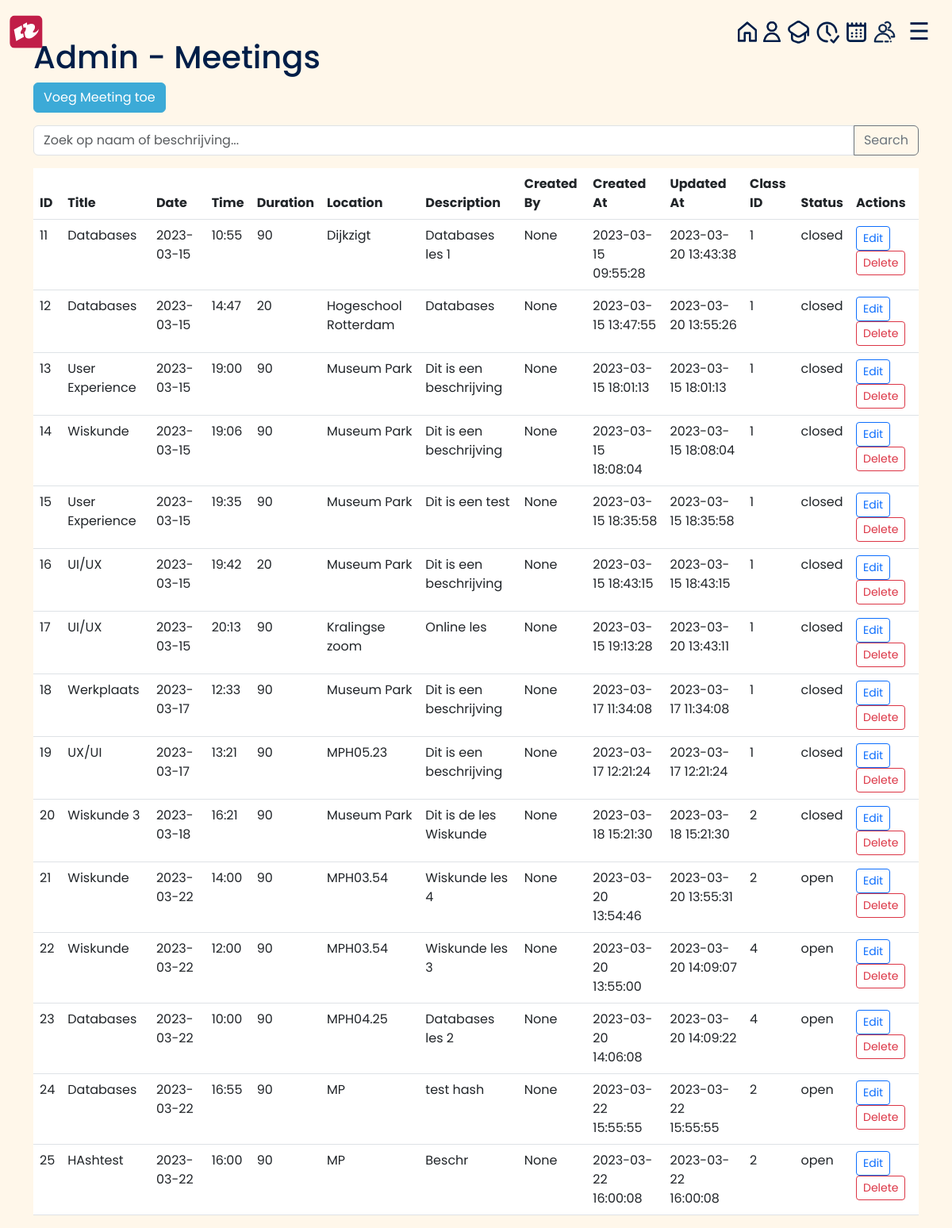
Screenshot of /admin/meetings (signed in) with the database file from the repository.
### tables this page shows
CREATE TABLE Meeting
                    (Meeting_id INTEGER PRIMARY KEY,
                    Meeting_title TEXT,
                    Meeting_date DATE,
                    Meeting_time TIME,
                    Meeting_duration INTEGER,
                    Meeting_location TEXT,
                    Meeting_description TEXT,
                    Created_by TEXT,
                    Created_at TIMESTAMP DEFAULT CURRENT_TIMESTAMP,
                    Updated_at TIMESTAMP DEFAULT CURRENT_TIMESTAMP, class_id INTEGER REFERENCES Class(class_id), meeting_status TEXT, Question TEXT);

### lib/admin_routes.py (the view)
@admin.route('/admin/meetings', methods=['GET'])
def admin_meetings():
    if 'admin_logged_in' in session:
        c.execute("SELECT * FROM Meeting")
        meetings = c.fetchall()
        return render_template('admin/admin_meetings.html', meetings=meetings)
    else:
        return redirect(url_for('index'))

### templates/admin/admin_meetings.html (shortened to what this page needs)
{% extends 'base5.html' %}
{% block content %}
<head>
    <link href="https://cdn.jsdelivr.net/npm/bootstrap@5.3.0-alpha1/dist/css/bootstrap.min.css" rel="stylesheet">
    <link rel="stylesheet" href="{{ url_for('static', filename='/admin_dashboard.css') }}">
</head>
    <h1>Admin - Meetings</h1>
    <a href="/admin/meetings/add" class="btn btn-primary mb-3">Voeg Meeting toe</a>
    <div class="input-group mb-3">
        <input type="text" id="search-input" class="form-control" placeholder="Zoek op naam of beschrijving...">
        <button class="btn btn-outline-secondary" type="button" id="search-button">Search</button>
    </div>
    <table class="table table-hover "id="meeting-table">
        <thead>
            <tr>
                <th>ID</th>
                <th>Title</th>
                <th>Date</th>
                <th>Time</th>
                <th>Duration</th>
                <th>Location</th>
                <th>Description</th>
                <th>Created By</th>
                <th>Created At</th>
                <th>Updated At</th>
                <th>Class ID</th>
                <th>Status</th>
                <th>Actions</th>
            </tr>
        </thead>
        <tbody>
            {% for meeting in meetings %}
            <tr>
                <td>{{ meeting[0] }}</td>
                <td>{{ meeting[1] }}</td>
                <td>{{ meeting[2] }}</td>
                <td>{{ meeting[3] }}</td>
                <td>{{ meeting[4] }}</td>
                <td>{{ meeting[5] }}</td>
                <td>{{ meeting[6] }}</td>
                <td>{{ meeting[7] }}</td>
                <td>{{ meeting[8] }}</td>
                <td>{{ meeting[9] }}</td>
                <td>{{ meeting[10] }}</td>
                <td>{{ meeting[11] }}</td>
                <td>
                    <a href="/admin/meetings/update/{{ meeting[0] }}" class="btn btn-outline-primary btn-sm me-2">Edit</a>
                    <form action="/admin/meetings/delete" method="post" class="d-inline">
                        <button type="submit" class="btn btn-outline-danger btn-sm">Delete</button>
                    </form>
                </td>
            </tr>
            {% endfor %}
        </tbody>
    </table>
{% endblock %}

### static/admin_dashboard.css (style rules this page uses)
* { -webkit-font-smoothing: antialiased; }
html { font-family: "Poppins", sans-serif; }
body { background-color: #fff7ea; font-family: "Poppins", sans-serif; color: #001e48; transition: background-color .5s; }
.btn-primary { background-color: #3caad7; border-color: #3caad7; }

### rows the page displays
Meeting: Meeting_id "11", Meeting_title "Databases", Meeting_date "2023-03-15", Meeting_time "10:55", Meeting_duration "90", Meeting_location "Dijkzigt", Meeting_description "Databases les 1", meeting "None", Created_at "2023-03-15 09:55:28", Updated_at "2023-03-20 13:43:38", class "1", meeting_status "closed"
Meeting: Meeting_id "12", Meeting_title "Databases", Meeting_date "2023-03-15", Meeting_time "14:47", Meeting_duration "20", Meeting_location "Hogeschool Rotterdam", Meeting_description "Databases", Question "None", Created_at "2023-03-15 13:47:55", Updated_at "2023-03-20 13:55:26", class "1", meeting_status "closed"
Meeting: Meeting_id "13", Meeting_title "User Experience", Meeting_date "2023-03-15", Meeting_time "19:00", Meeting_duration "90", Meeting_location "Museum Park", Meeting_description "Dit is een beschrijving", meeting "None", Created_at "2023-03-15 18:01:13", Updated_at "2023-03-15 18:01:13", class "1", meeting_status "closed"
Meeting: Meeting_id "14", Meeting_title "Wiskunde", Meeting_date "2023-03-15", Meeting_time "19:06", Meeting_duration "90", Meeting_location "Museum Park", Meeting_description "Dit is een beschrijving", meeting "None", Created_at "2023-03-15 18:08:04", Updated_at "2023-03-15 18:08:04", class "1", meeting_status "closed"
Meeting: Meeting_id "15", Meeting_title "User Experience", Meeting_date "2023-03-15", Meeting_time "19:35", Meeting_duration "90", Meeting_location "Museum Park", Meeting_description "Dit is een test", meeting "None", Created_at "2023-03-15 18:35:58", Updated_at "2023-03-15 18:35:58", class "1", meeting_status "closed"
Meeting: Meeting_id "16", Meeting_title "UI/UX", Meeting_date "2023-03-15", Meeting_time "19:42", Meeting_duration "20", Meeting_location "Museum Park", Meeting_description "Dit is een beschrijving", meeting "None", Created_at "2023-03-15 18:43:15", Updated_at "2023-03-15 18:43:15", class "1", meeting_status "closed"
Meeting: Meeting_id "17", Meeting_title "UI/UX", Meeting_date "2023-03-15", Meeting_time "20:13", Meeting_duration "90", Meeting_location "Kralingse zoom", Meeting_description "Online les", meeting "None", Created_at "2023-03-15 19:13:28", Updated_at "2023-03-20 13:43:11", class "1", meeting_status "closed"
Meeting: Meeting_id "18", Meeting_title "Werkplaats", Meeting_date "2023-03-17", Meeting_time "12:33", Meeting_duration "90", Meeting_location "Museum Park", Meeting_description "Dit is een beschrijving", meeting "None", Created_at "2023-03-17 11:34:08", Updated_at "2023-03-17 11:34:08", class "1", meeting_status "closed"
Meeting: Meeting_id "19", Meeting_title "UX/UI", Meeting_date "2023-03-17", Meeting_time "13:21", Meeting_duration "90", Meeting_location "MPH05.23", Meeting_description "Dit is een beschrijving", meeting "None", Created_at "2023-03-17 12:21:24", Updated_at "2023-03-17 12:21:24", class "1", meeting_status "closed"
Meeting: Meeting_id "20", Meeting_title "Wiskunde 3", Meeting_date "2023-03-18", Meeting_time "16:21", Meeting_duration "90", Meeting_location "Museum Park", Meeting_description "Dit is de les Wiskunde", meeting "None", Created_at "2023-03-18 15:21:30", Updated_at "2023-03-18 15:21:30", class "2", meeting_status "closed"
Meeting: Meeting_id "21", Meeting_title "Wiskunde", Meeting_date "2023-03-22", Meeting_time "14:00", Meeting_duration "90", Meeting_location "MPH03.54", Meeting_description "Wiskunde les 4", meeting "None", Created_at "2023-03-20 13:54:46", Updated_at "2023-03-20 13:55:31", class "2", meeting_status "open"
Meeting: Meeting_id "22", Meeting_title "Wiskunde", Meeting_date "2023-03-22", Meeting_time "12:00", Meeting_duration "90", Meeting_location "MPH03.54", Meeting_description "Wiskunde les 3", meeting "None", Created_at "2023-03-20 13:55:00", Updated_at "2023-03-20 14:09:07", class "4", meeting_status "open"
Meeting: Meeting_id "23", Meeting_title "Databases", Meeting_date "2023-03-22", Meeting_time "10:00", Meeting_duration "90", Meeting_location "MPH04.25", Meeting_description "Databases les 2", meeting "None", Created_at "2023-03-20 14:06:08", Updated_at "2023-03-20 14:09:22", class "4", meeting_status "open"
Meeting: Meeting_id "24", Meeting_title "Databases", Meeting_date "2023-03-22", Meeting_time "16:55", Meeting_duration "90", Meeting_location "MP", Meeting_description "test hash", meeting "None", Created_at "2023-03-22 15:55:55", Updated_at "2023-03-22 15:55:55", class "2", meeting_status "open"
Meeting: Meeting_id "25", Meeting_title "HAshtest", Meeting_date "2023-03-22", Meeting_time "16:00", Meeting_duration "90", Meeting_location "MP", Meeting_description "Beschr", meeting "None", Created_at "2023-03-22 16:00:08", Updated_at "2023-03-22 16:00:08", class "2", meeting_status "open"
